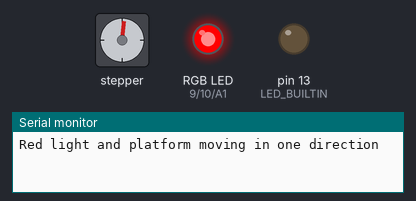
Bench run of a sketch on a simulated Arduino Uno, built with avr-gcc and run on an emulated ATmega328P. On the bench: stepper motor, an RGB LED mixed from three pins (HIGH = lit), output pins drawn as LEDs (lit = HIGH), the last lines printed to the serial monitor. Stepper angles assume 48 steps per turn.

Above: at 0.05 s.
At 0.4 s:
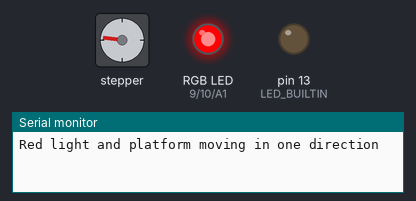
At 1.4 s:
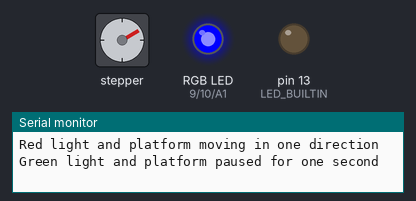
At 1.6 s:
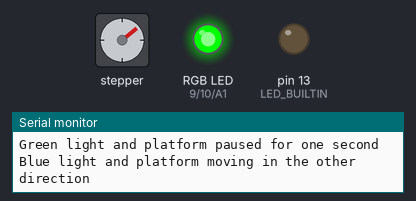
At 1.85 s:
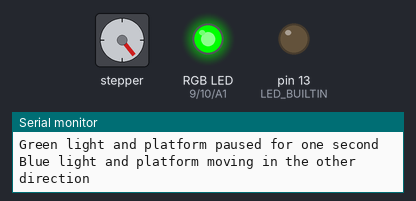
At 2.85 s:
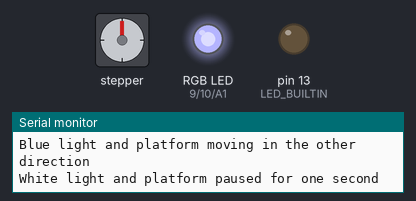
Timing chart, 0 to 6.7 s (numbered marks = the images above):
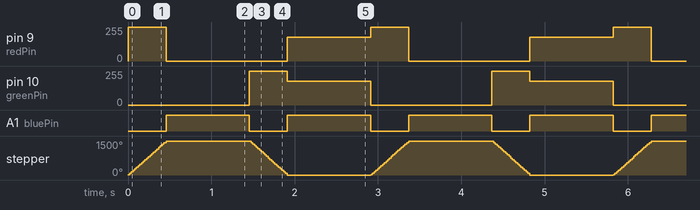

The sketch:

Platform_Motor_Test.ino
```cpp
/*
3D Printable, Bluetooth controlled and low cost Robotic bartender - DIY Machines
https://diymachines.co.uk/projects/how-to-build-an-arduino-diy-robotic-bartender.html

==========
The code and wiring diagram can be downloaded from here: https://diymachines.co.uk/projects/how-to-build-an-arduino-diy-robotic-bartender.html
3D printed parts can be downloaded from here:  https://www.thingiverse.com/thing:2478890
==========
SAY THANKS:
Buy me a coffee to say thanks: https://ko-fi.com/diymachines
Support us on Patreon: https://www.patreon.com/diymachines

SUBSCRIBE:
■ https://www.youtube.com/channel/UC3jc4X-kEq-dEDYhQ8QoYnQ?sub_confirmation=1
■ INSTAGRAM: https://www.instagram.com/diy_machines/?hl=en
■ FACEBOOK: https://www.facebook.com/diymachines/
*/

//----------------------

//The below is for the stepper motors

#include <AFMotor.h>
AF_Stepper motor1(48, 1);
AF_Stepper motor2(48, 2);
int distanceToMove = 200;

//---------------------

// Below is for the RGB LED

int greenPin = 10;
int bluePin = A1;
int redPin = 9;

//---------------------

void setup() {

// for the contact switch

  // initialize the LED as an output:
  pinMode(LED_BUILTIN, OUTPUT);
  // initialize serial communication:
  Serial.begin(9600);

//--------------------------------

//  For the stepper motors

  motor1.setSpeed(600);

//--------------------------------

// For LED

  pinMode(redPin, OUTPUT);
  pinMode(greenPin, OUTPUT);
  pinMode(bluePin, OUTPUT);

//-------------------------------

}


void loop(){

  Serial.println("Red light and platform moving in one direction");
  setColor(255, 0, 0);  // red
  motor1.step(distanceToMove, FORWARD, SINGLE);
  motor1.release();

  Serial.println("Green light and platform paused for one second");
  setColor(0, 0, 255);  // green
  delay(1000);

  Serial.println("Blue light and platform moving in the other direction");
  setColor(0, 255, 0);  // blue
  motor1.step(distanceToMove, BACKWARD, SINGLE);
  motor1.release();

  Serial.println("White light and platform paused for one second");
  setColor(180, 180, 180);  // white
  delay(1000);


}


void setColor(int red, int green, int blue)
{
  #ifdef COMMON_ANODE
    red = 255 - red;
    green = 255 - green;
    blue = 255 - blue;
  #endif
  analogWrite(redPin, red);
  analogWrite(greenPin, green);
  analogWrite(bluePin, blue);
}
```

Measured:
- by itself, pin 9 (redPin): repeats every 2.9 s: 0/255 1.5 s, 180/255 1.0 s, 255/255 0.46 s
- by itself, pin 10 (greenPin): repeats every 2.9 s: 180/255 1.0 s, 0/255 1.5 s, 255/255 0.46 s
- by itself, A1 (bluePin): alternates HIGH for 1.0 s and LOW for 0.46 s
- by itself, stepper: turns 1500° clockwise in 0.46 s, then 1500° counter-clockwise in 0.46 s, repeating every 2.9 s
